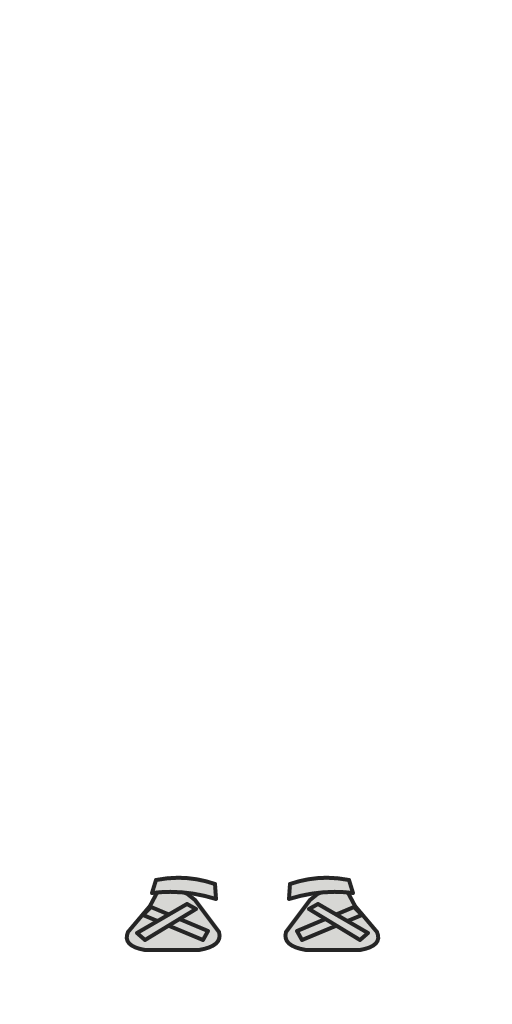
#> input picture art/conversion/fit-human-female-sandals/v3/constructed-cloth-south.png, 512 x 1024 px, given in place of palette-north.png, which was not available; the run also reads 1 picture not shown here
$ python record-review.py
#> lines starting #> are read from the running program, lines starting #| are printed output that depends on the picture; pictures that were not available may be replaced by others from this repository, and a replacement may not be noted
"""Record the inspected structural correction; preserve native acceptance gate."""
from pathlib import Path
from datetime import datetime, timezone
import hashlib, json
import numpy as np
from PIL import Image, ImageDraw, ImageFont

HERE=Path(__file__).resolve().parent; ROOT=HERE.parents[3]
BODY=ROOT/'art/conversion/body-human-female/v2'
def ref(p):return dict(path=p.relative_to(ROOT).as_posix(),sha256=hashlib.sha256(p.read_bytes()).hexdigest())
def write(p,data):p.write_text(json.dumps(data,indent=2)+'\n',encoding='utf-8')

font=ImageFont.truetype('C:/Windows/Fonts/consola.ttf',16)
comparison=Image.new('RGB',(1000,480),'#142823');draw=ImageDraw.Draw(comparison)
#> after `comparison = Image.new('RGB', (1000, 480), '#142823')`:
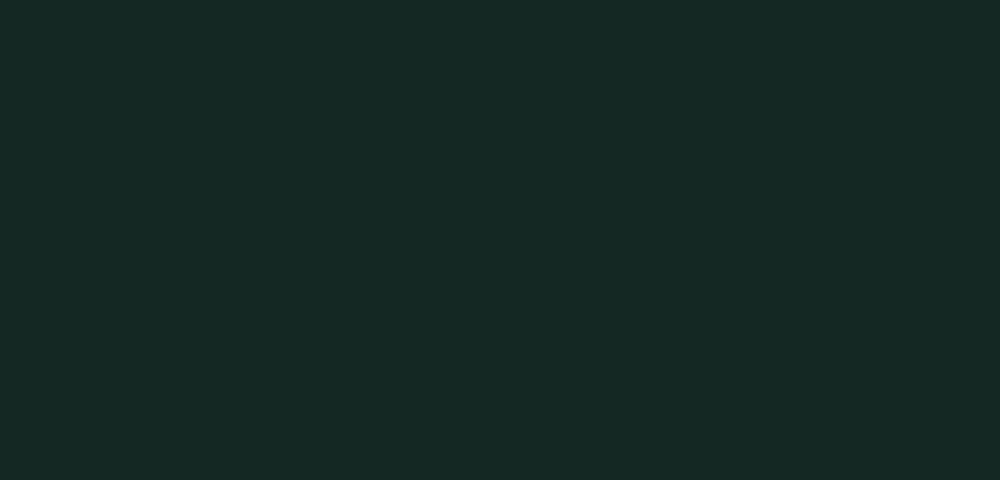
#> comparison: PIL image 1000x480 RGB; mean R, G, B 20, 40, 35
draw.text((18,16),'REAR ANKLE WIDTH / rejected narrow bands -> full-width curved bands',font=font,fill='#e3cf43')
for i,version in enumerate(['v2','v3']):
    source=HERE.parent/version/'palette-north.png'
    base=Image.new('RGBA',(512,1024),'#20382d');base.alpha_composite(Image.open(source).convert('RGBA'))
#> after `base = Image.new('RGBA', (512, 1024), '#20382d')`:
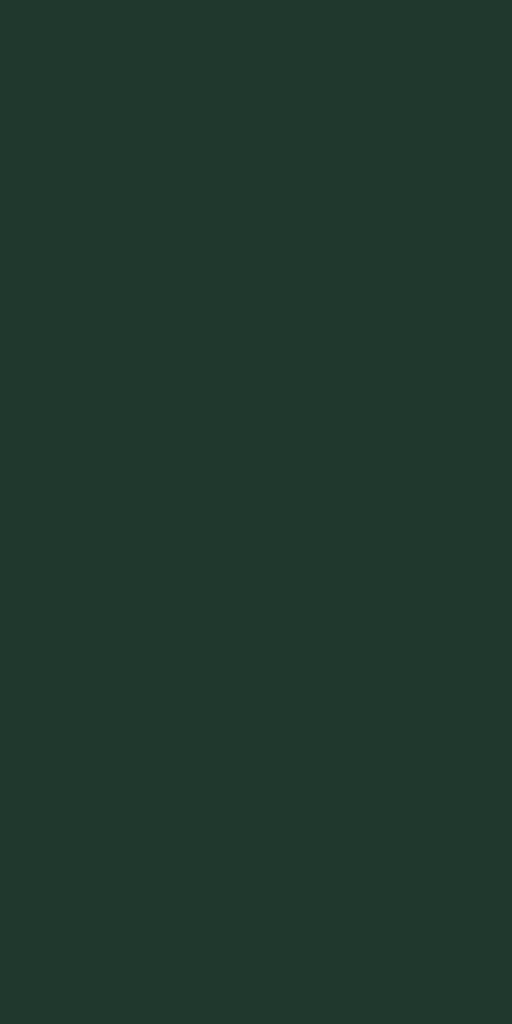
#> base: PIL image 512x1024 RGBA; mean R, G, B, A 32, 56, 45, 255
    comparison.paste(base.crop((120,860,390,955)).resize((438,154)),(22+i*500,85))
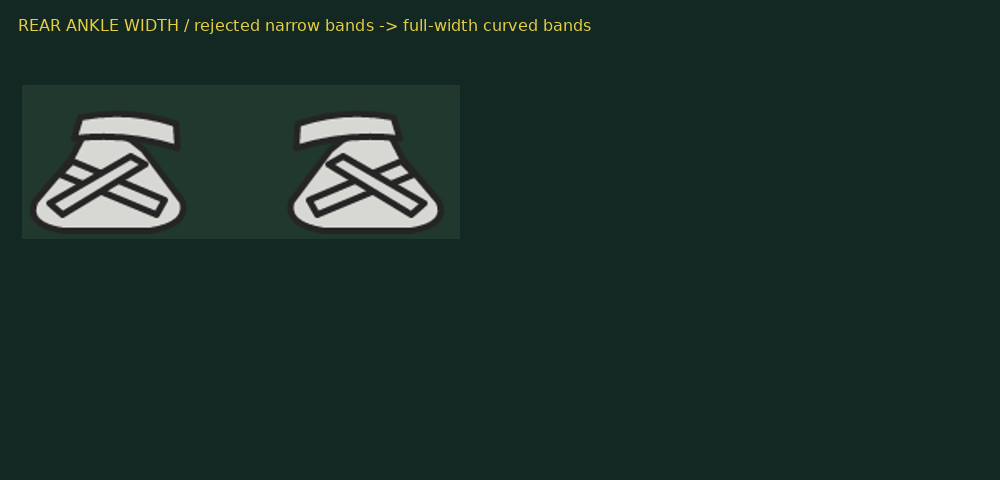
#> comparison: PIL image 1000x480 RGB; mean R, G, B 28.7, 47.7, 41.9
    draw.text((22+i*500,350),'REJECTED V2' if i==0 else 'CORRECTED V3 / same fixed feet',font=font,fill='#e3cf43')
#> pass 2 of the loop `for i,version in enumerate(['v2','v3']):`:
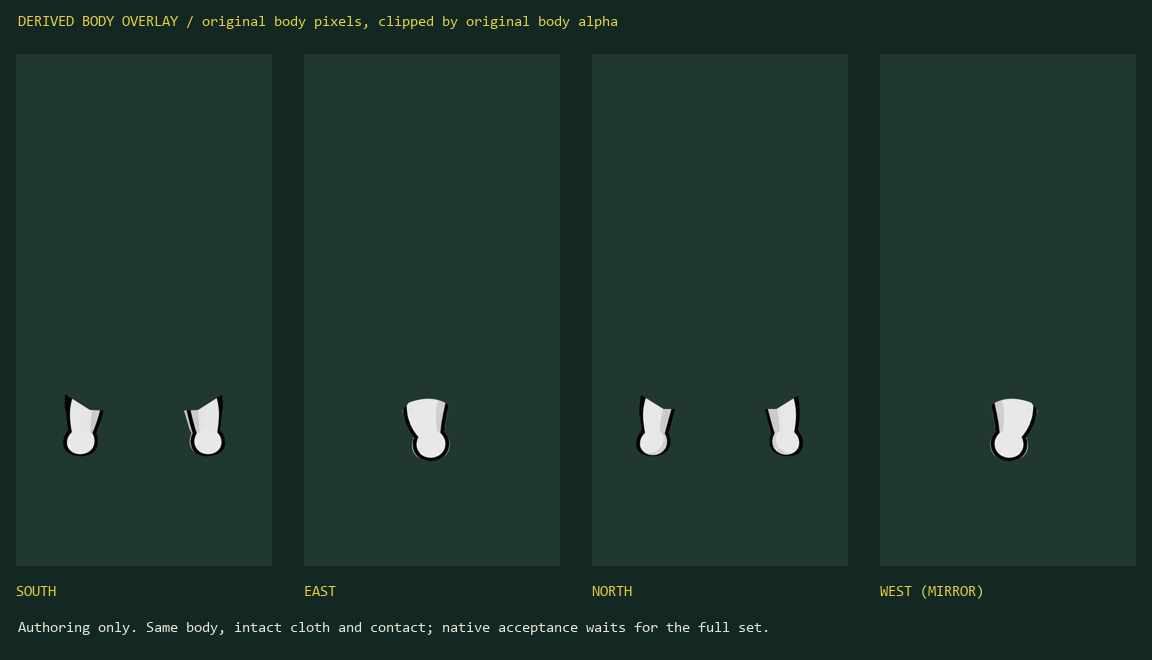
#> input picture art/conversion/fit-dromad-cloth-robe/v3/body-overlay-comparison.png, 1152 x 660 px, given in place of palette-north.png, which was not available
#> `base.alpha_composite(Image.open(source).convert('RGBA'))`:
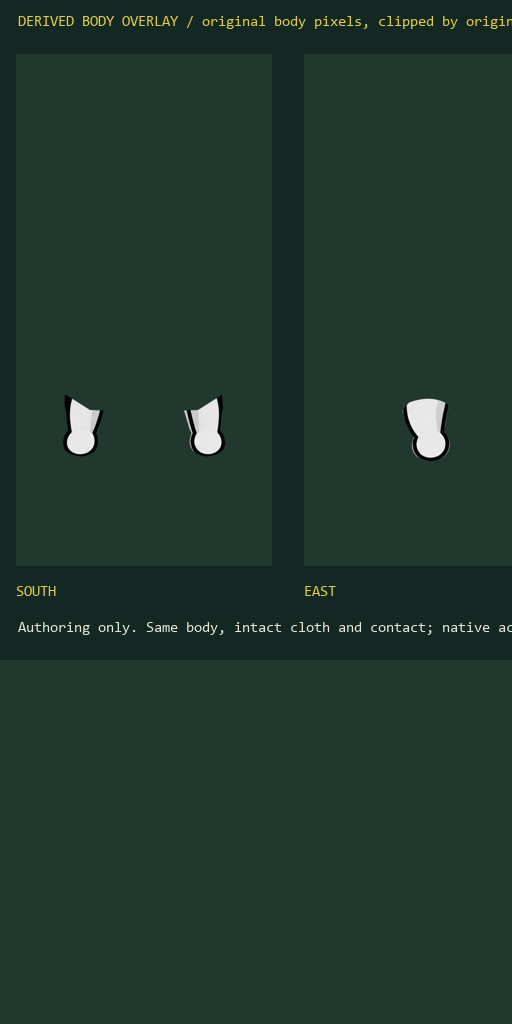
#> base: PIL image 512x1024 RGBA; mean R, G, B, A 32.2, 55, 44.9, 255
#> `comparison.paste(base.crop((120,860,390,955)).resize((438,154)),(22+i*..`:
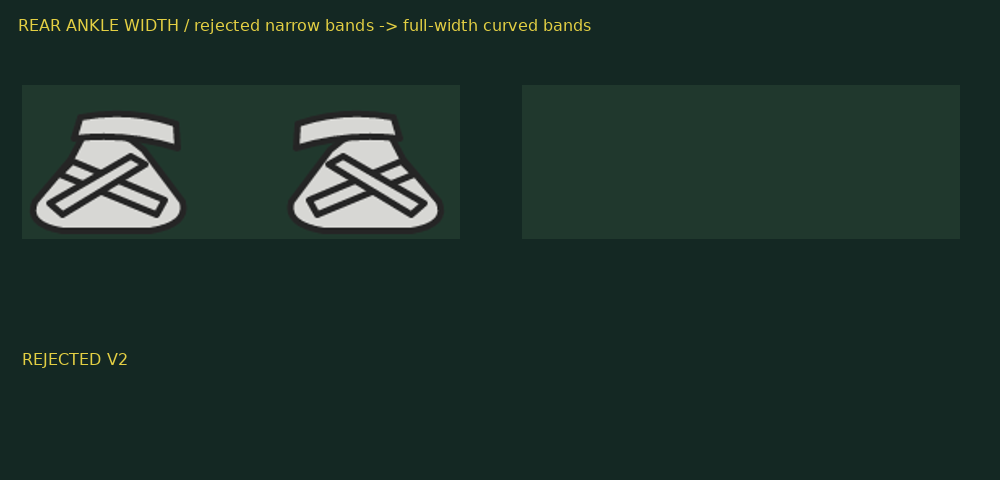
#> comparison: PIL image 1000x480 RGB; mean R, G, B 30.5, 50.1, 43.3
draw.text((18,410),'Rear ankle bands now span both edges. Original feet, contact and item tint remain separate.',font=font,fill='#e5e8d8')
comparison.save(HERE/'ankle-width-before-after.png')
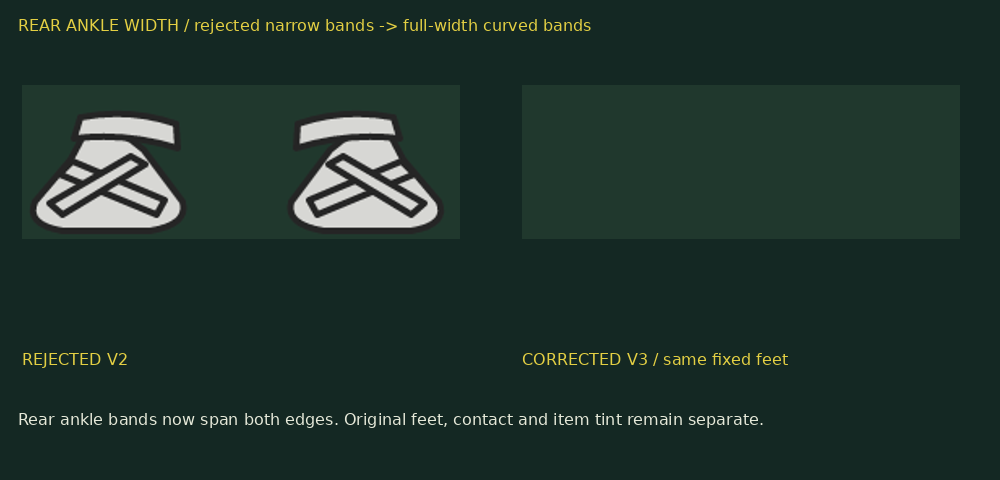
#> saved as ankle-width-before-after.png: PIL image 1000x480 RGB; mean R, G, B 31.8, 51.2, 44.2

checks={}
ankle_checks={}
for facing in ['south','east','north']:
    body=np.array(Image.open(BODY/f'selected-{facing}.png').convert('RGBA'))
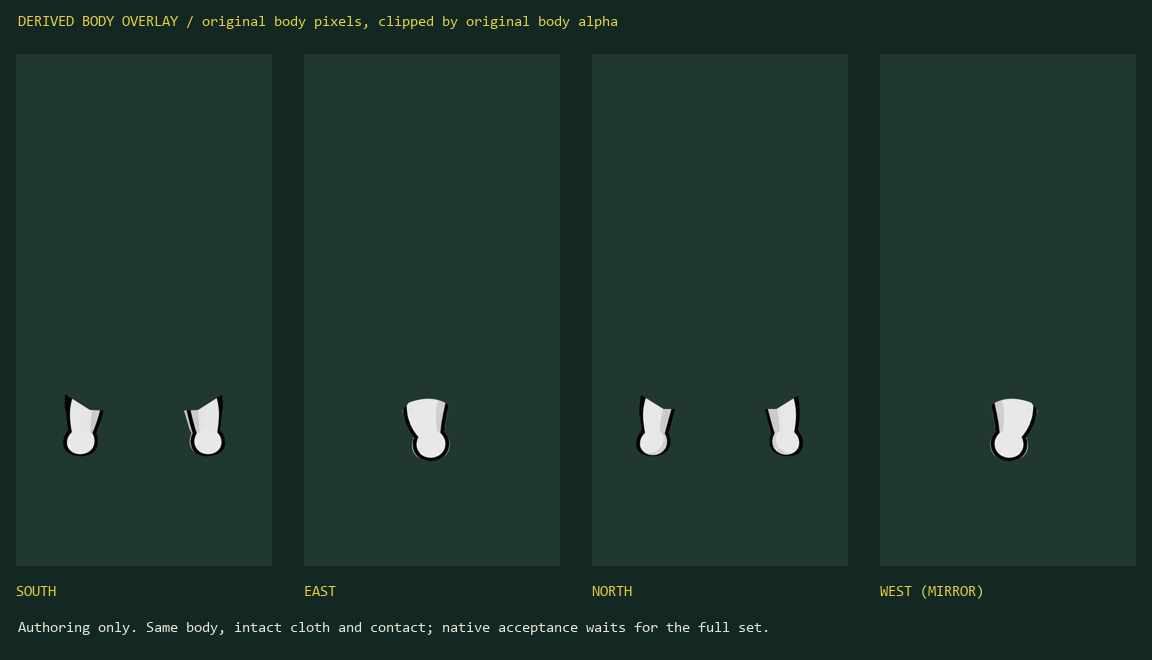
#> body: shape (660, 1152, 4); mean R, G, B, A 31.4, 53.6, 44.2, 255
#> (the run stopped early here; a loop or call above may not have finished)
